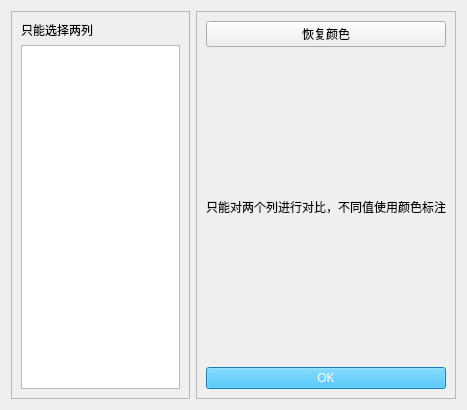
<?xml version="1.0" encoding="UTF-8"?>
<ui version="4.0">
 <class>Form</class>
 <widget class="QWidget" name="Form">
  <property name="geometry">
   <rect>
    <x>0</x>
    <y>0</y>
    <width>467</width>
    <height>410</height>
   </rect>
  </property>
  <property name="windowTitle">
   <string>对比列</string>
  </property>
  <layout class="QHBoxLayout" name="horizontalLayout">
   <item>
    <widget class="QFrame" name="frame">
     <property name="frameShape">
      <enum>QFrame::StyledPanel</enum>
     </property>
     <property name="frameShadow">
      <enum>QFrame::Raised</enum>
     </property>
     <layout class="QVBoxLayout" name="verticalLayout">
      <item>
       <widget class="QLabel" name="label">
        <property name="text">
         <string>只能选择两列</string>
        </property>
       </widget>
      </item>
      <item>
       <widget class="QListWidget" name="column_names">
        <property name="selectionMode">
         <enum>QAbstractItemView::ExtendedSelection</enum>
        </property>
       </widget>
      </item>
     </layout>
    </widget>
   </item>
   <item>
    <widget class="QFrame" name="frame_2">
     <property name="frameShape">
      <enum>QFrame::StyledPanel</enum>
     </property>
     <property name="frameShadow">
      <enum>QFrame::Raised</enum>
     </property>
     <layout class="QVBoxLayout" name="verticalLayout_2">
      <item>
       <widget class="QPushButton" name="btn_reset">
        <property name="text">
         <string>恢复颜色</string>
        </property>
       </widget>
      </item>
      <item>
       <widget class="QLabel" name="label_2">
        <property name="text">
         <string>只能对两个列进行对比，不同值使用颜色标注</string>
        </property>
       </widget>
      </item>
      <item>
       <widget class="QPushButton" name="btn_ok">
        <property name="styleSheet">
         <string notr="true">color: rgb(255, 255, 255); background-color: rgb(28, 177, 245);</string>
        </property>
        <property name="text">
         <string>OK</string>
        </property>
       </widget>
      </item>
     </layout>
    </widget>
   </item>
  </layout>
 </widget>
 <resources/>
 <connections/>
</ui>
